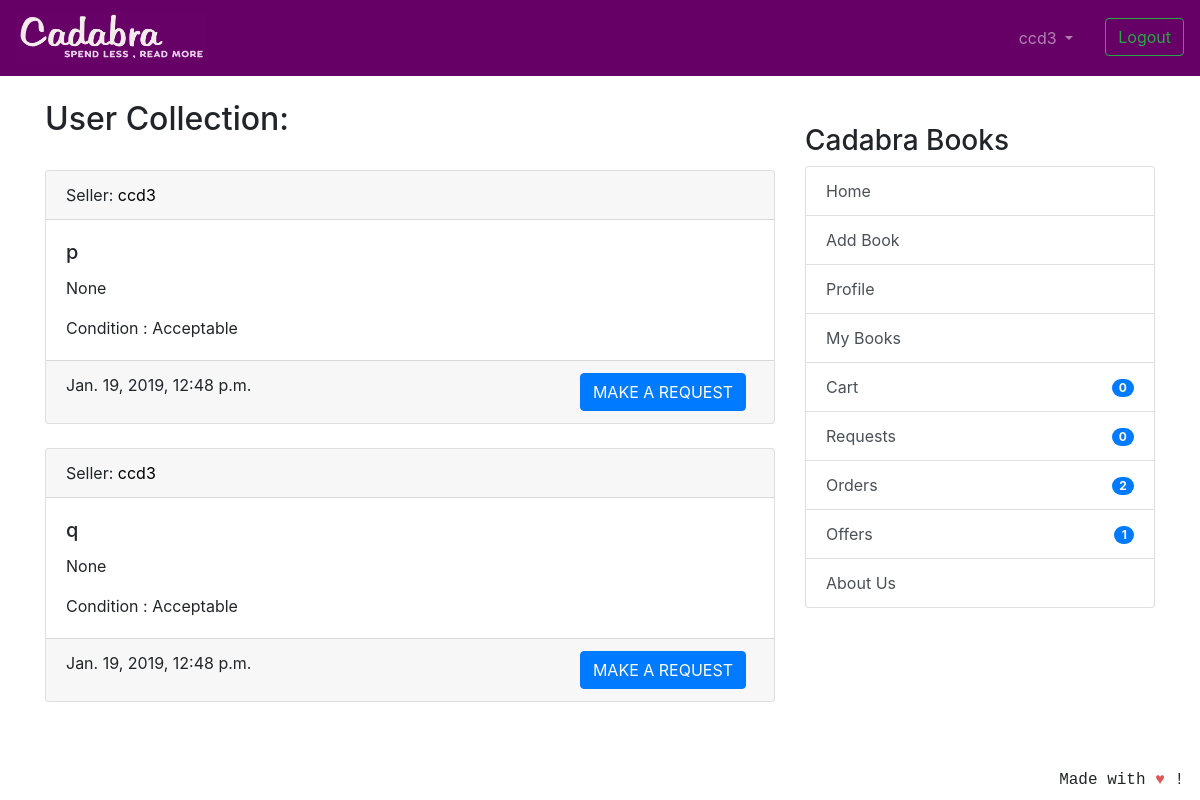
The page /userbooks/ccd3 (signed in) on the database as committed earlier.
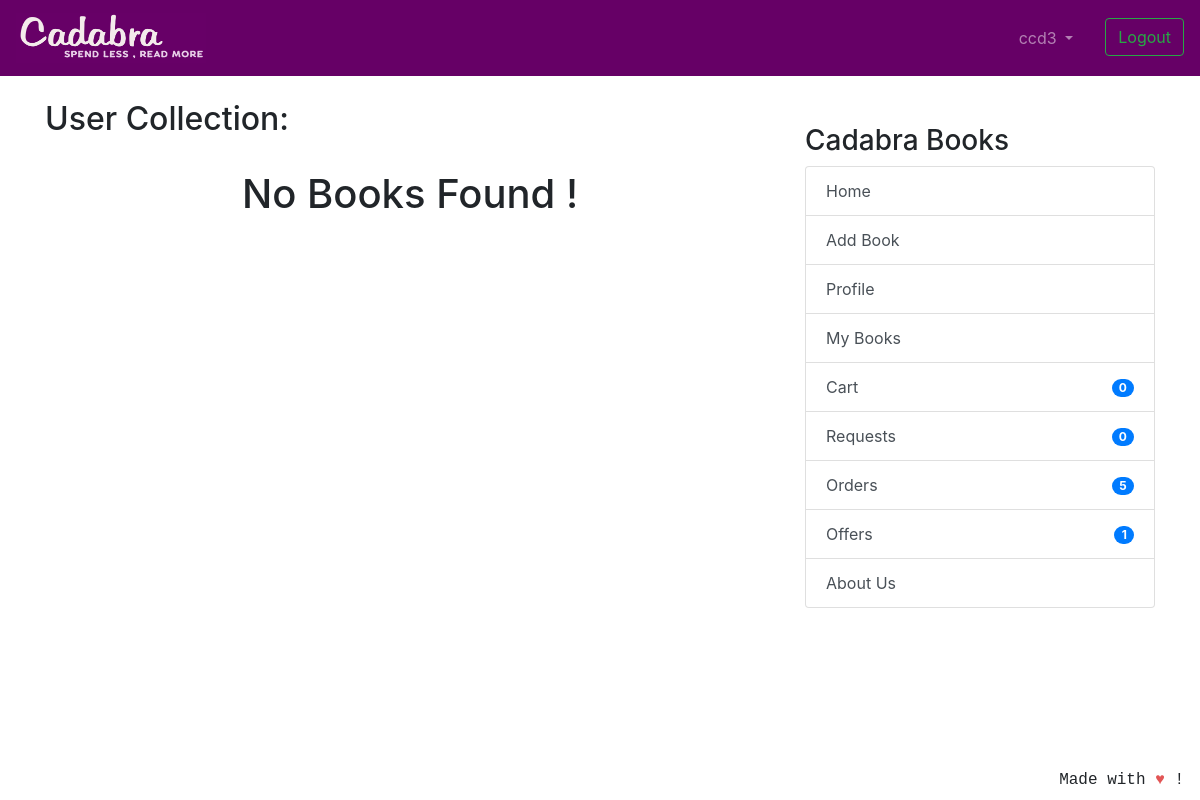
The same page on the database as committed later.
### coreapp/models.py (models this page shows, shortened)
class Book(models.Model):
    user = models.ForeignKey(User, on_delete=models.CASCADE, null=True)
    book_name = models.CharField(
        max_length=100, help_text="We only deal with original books with ISBN codes, pirated books will not be accepted.")
    author_name = models.CharField(max_length=100, blank=True, null=True)
    description = models.CharField(max_length=2000,blank=True,null=True)
    image = models.ImageField('Book Image',null=True, blank=True, upload_to="book_images/")
    price = models.IntegerField(null=True,blank=True)
    sell_or_exchange = models.CharField(
        max_length=100, choices=BUY_OR_EXCHANGE, default='Exchange', help_text="By adding items to exchange you can make requests to other users for exchange.")
    condition = models.CharField(
        max_length=100, choices=CONITION_CHOICES, default='Acceptable')
    created_at = models.DateTimeField(auto_now_add=True)
    class Meta:
        verbose_name = 'Book'
        verbose_name_plural = 'Books'

### coreapp/views.py (the view)
# urls.py: path('userbooks/<str:username>', views.UserBookListViewForUser.as_view(),name='userbooksforuser'),
class UserBookListViewForUser(LoginRequiredMixin, generic.ListView):
    model = Book
    template_name = 'collection_user_entries.html'
    context_object_name = 'books'
    ordering = ['-created_at']
    def get_queryset(self):
        user = self.kwargs['username']
        user_profile = get_object_or_404(Profile, user__username=user)
        collection_items = UserCollection.objects.get(
            owner=user_profile)
        return collection_items.books.exclude(id__in=ordered_books).exclude(
            id__in=requester_books).exclude(id__in=offerrer_books)

### nofapapp/context_processors.py (called while the page is built)
def add_variable_to_context(request):
    if request.user.id:
        orderitems = Order.objects.get(owner=request.user.profile)
        return {
            'requestscount': Requests.objects.filter(requester=request.user).count(),
            'offercount' : Requests.objects.filter(offerrer=request.user).count(),
            'orderscount': Transaction.objects.filter(offerrer=request.user).count()+FinalBuyOrder.objects.filter(user=request.user).count(),
            'cartitemscount': orderitems.items.count(),
            'addresscheck': get_object_or_404(ShippingAddress, profile=get_object_or_404(Profile, user=request.user)).address1,
            }
    else:
        return {}

### templates/collection_user_entries.html (shortened to what this page needs)
{% extends 'base.html' %}
{% block content %}
<h2>User Collection:</h2>
<br />
{% if books %}
{% for book in books %}
    <div class="card text-left">
        <div class="card-header">
            Seller: <a href="{% url 'coreapp:userbooksforuser' book.user %}" style="color:black">{{ book.user.username }}</a>
        </div>
        <div class="card-body">
            <div class="d-flex justify-content-between">
                <div>
                    <h5 class="card-title">{{ book.book_name }}</h5>
                    <p class="card-text">{{ book.description }}</p>
                    <p class="card-text">Condition : {{ book.condition }} </p>
                </div>
            </div>
        </div>
        <div class="card-footer text-mutxed">
            {{ book.created_at }}
            {% if book.sell_or_exchange == 'Sell' %}
            <a href="{% url 'cart:add_to_cart' book.id %}" class="btn btn-primary float-right">BUY FOR {{ book.price }}</a>
            {% else %}
            <a href="{% url 'transaction:add_request' book.id %}" class="btn btn-primary mr-2 float-right">MAKE A REQUEST</a>
            {% endif %}
        </div>
    </div>
{% endfor %}
{% else %}
<div class="text-center">
    <h1>No Books Found ! </h1>
</div>
{% endif %}
{% endblock %}

### templates/base.html (shortened to what this page needs)
{% load static %}
<!doctype html>
<html lang="en">
  <head>
    <link rel="stylesheet" href="https://stackpath.bootstrapcdn.com/bootstrap/4.2.1/css/bootstrap.min.css"
>
  </head>
  <body>
    <header class="site-header">
<nav class="navbar navbar-expand-lg navbar-dark" style="background-color: #660066;">
  <a class="navbar-brand" href="{% url 'coreapp:list_entries' %}">
      <img src="{% static 'img/cadabra.png' %}" alt="Logo" style="width:190px;height:50px" >
    </a>
  <div class="collapse navbar-collapse" id="navbarSupportedContent">
    <ul class="navbar-nav ml-auto">
      {% if user.is_authenticated %}
      <li class="nav-item dropdown">
        <a class="nav-link dropdown-toggle mr-3" href="#" id="navbarDropdown" role="button" data-toggle="dropdown"
          aria-haspopup="true" aria-expanded="false">
          {{ user.username }}
        </a>
      </li>
      <li><a class="btn btn-outline-success ml-2 my-2 my-sm-0" href="{% url 'logout'%}">Logout</a></li>
        {% else %}
      <li><a href="{% url 'login' %}" class="btn btn-outline-success">Login</a></li>
      <li><a href="{% url 'coreapp:signup' %}" class="btn btn-primary ml-2">Sign up</a></li>
      {% endif %}
    </ul>
  </div>
</nav>
  </header>
  <br/>
    <div class="container">
      <div class="row justify-content-center">
        <div class="col-8">
          {% block content %}
          {% endblock %}
        </div>
        {% if user.is_authenticated %}
                <div class="col-md-4">
                  <div class="content-section">
                    <br/>
                    <h3>Cadabra Books</h3>
                      <ul class="list-group">
                        <a class="list-group-item list-group-item-action" href="{% url 'coreapp:list_entries' %}" > Home </a>
                        <a class="list-group-item list-group-item-action" href="{% url 'coreapp:new_entry' %}" > Add Book</a>
                        <a class="list-group-item list-group-item-action" href="{% url 'coreapp:profile' %}" >Profile</a>
                        <a class="list-group-item list-group-item-action" href="{% url 'coreapp:userbooks' %}" >My Books</a>
                        <a class="list-group-item list-group-item-action" href="{% url 'cart:cart_items' %}" >Cart<span class="badge badge-primary badge-pill float-right mt-1">{{ cartitemscount }}</span> </a>
                        <a class="list-group-item list-group-item-action" href="{% url 'transaction:requests_view' %}" >Requests<span class="badge badge-primary badge-pill float-right mt-1">{{ requestscount }}</span></a>
                        <a class="list-group-item list-group-item-action" href="{% url 'transaction:orders_view' %}" >Orders <span class="badge badge-primary badge-pill float-right mt-1">{{ orderscount }}</span></a>
                        <a class="list-group-item list-group-item-action" href="{% url 'transaction:offers_view' %}" >Offers <span class="badge badge-primary badge-pill float-right mt-1">{{ offercount }}</span></a>
                        <a class="list-group-item list-group-item-action" href="{% url 'coreapp:aboutus' %}">About Us</a>
                      </ul>
                      <br/>
                  </div>
                </div>
                {% endif %}
      </div>
    </div>
<footer class="site-footer mr-3 mb-2" style="position:fixed;right:0;bottom:0;font-family: 'Courier';font-style: bold;">
  Made with <span style="color: #e25555;">&hearts;</span> !
</footer>
</body>
</html>

Rows that differ between the two databases and show on the page:
removed Book: user.username "ccd3", book_name "p", description "None", condition "Acceptable", created_at "Jan. 19, 2019, 12:48 p.m.", sell_or_exchange "MAKE A REQUEST"
no longer on this page (row unchanged): Book: user.username "ccd3", book_name "q", description "None", condition "Acceptable", created_at "Jan. 19, 2019, 12:48 p.m.", sell_or_exchange "MAKE A REQUEST"
Other text that changed with them:
{{ orderscount }}: "2" → "5"
text now shown: "No Books Found !"
